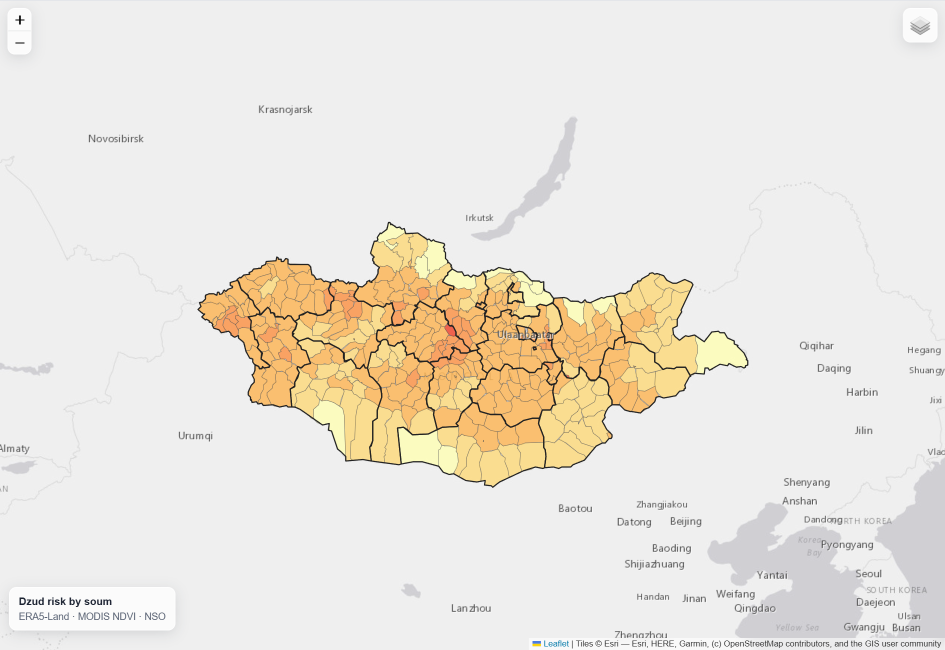
#> input picture docs/pitch/img/outlook.png, 1890 x 1300 px (shown at 1/2 size); its folder holds 6 pictures in this run
$ python build.py
#> lines starting #> are read from the running program, lines starting #| are printed output that depends on the picture
"""Hazard Watch pitch deck by team Spy Kids (ZudRisk and Mongolia Hazard Watch): 7 slides, 16:9, built from one spec into a PowerPoint file and an HTML twin.

The .pptx carries Morph transitions with a Fade fallback (older PowerPoint, Google Slides and LibreOffice show the fade).
The HTML twin draws the same boxes at the same positions so the deck can be checked, and printed to PDF, on a machine
without PowerPoint. Run:  uv run --system-certs --no-project --with python-pptx --with pillow python docs/pitch/build.py
Screenshots come from docs/pitch/shots.mjs (the live site, in English)."""
import copy
import html
import json
from pathlib import Path

from lxml import etree
from PIL import Image
from pptx import Presentation
from pptx.chart.data import CategoryChartData
from pptx.dml.color import RGBColor
from pptx.enum.chart import XL_CHART_TYPE
from pptx.enum.shapes import MSO_SHAPE
from pptx.enum.text import MSO_ANCHOR, PP_ALIGN
from pptx.util import Emu, Inches, Pt

HERE = Path(__file__).parent
IMG = HERE / "img"
ROOT = HERE.parent.parent
W, H = 13.333, 7.5

INK, WHITE, MUTED, LIGHT = "1D2433", "FFFFFF", "5B6475", "F3F5F8"
ACCENT, RED, ORANGE, SOFT = "2F6FD6", "BD0026", "FD8D3C", "C9D3E6"
FONT = "Calibri"


def crop(src, dst, box):
#> called with src = 'outlook.png', dst = 'c_outlook.png', box = (340, 400, 1540, 985)
    Image.open(IMG / src).crop(box).save(IMG / dst)
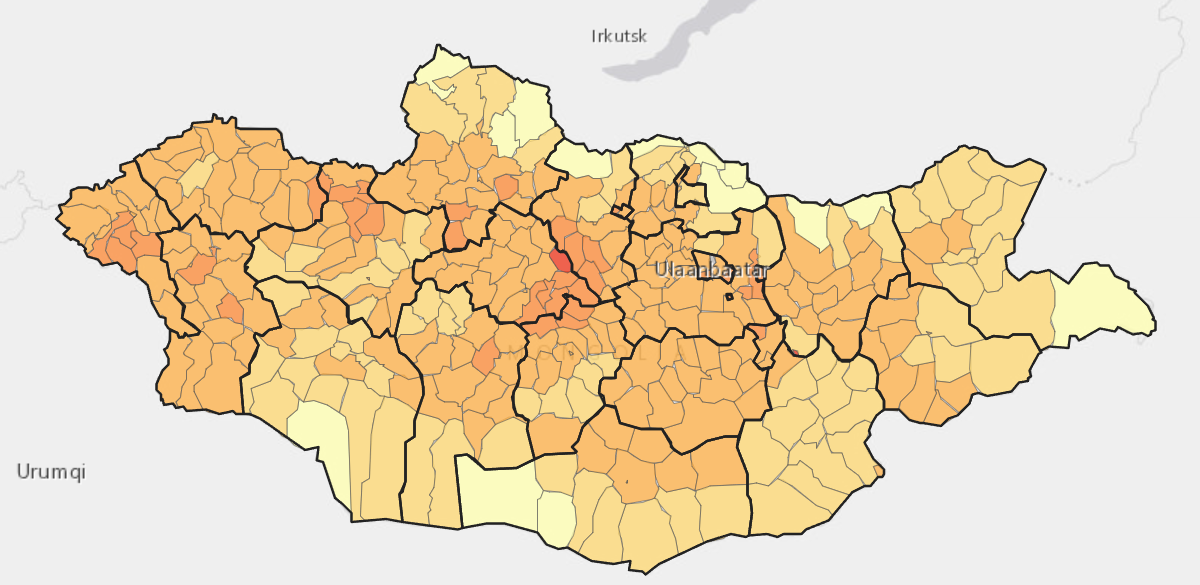
#> saved as c_outlook.png: PIL image 1200x585 RGB; mean R, G, B 233.7, 216.1, 185.6
    return IMG / dst


# map crops around Mongolia (the screenshots are 1890 x 1300 px)
MAPS = {
    "outlook": crop("outlook.png", "c_outlook.png", (340, 400, 1540, 985)),
    "dzud": crop("dzud2010.png", "c_dzud.png", (340, 400, 1540, 985)),
    "green": crop("greenness.png", "c_green.png", (340, 400, 1540, 985)),
    "popup": crop("popup2010.png", "c_popup.png", (470, 120, 1300, 1000)),
    "hz": crop("hz_combined.png", "c_hz.png", (380, 250, 2320, 1220)),
    "hzflood": crop("hz_flood.png", "c_hzflood.png", (0, 100, 1150, 1350)),
}
#> call 2 of crop, with src = 'dzud2010.png', dst = 'c_dzud.png', box = (340, 400, 1540, 985)
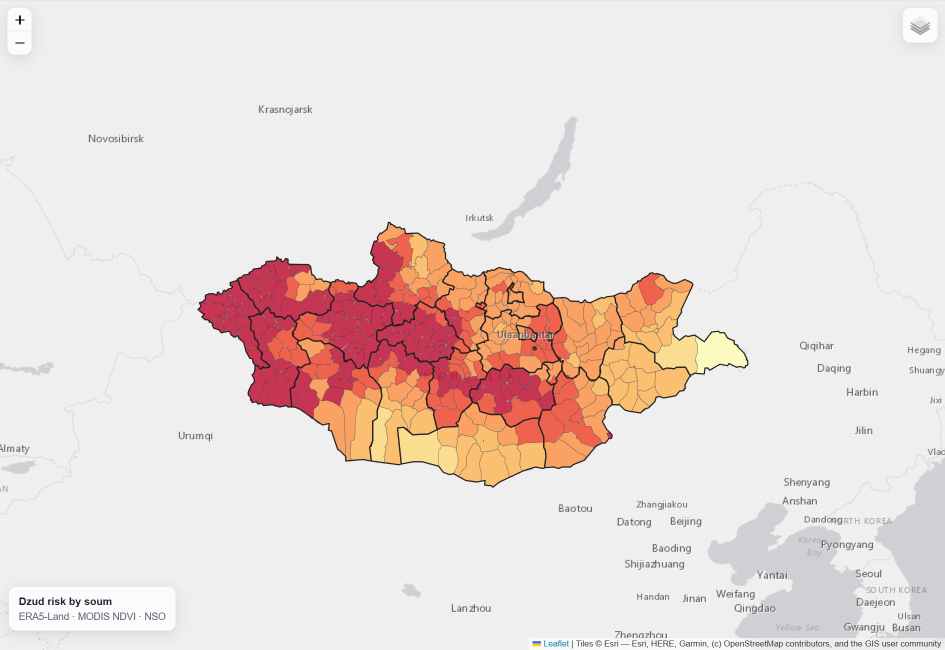
#> input picture docs/pitch/img/dzud2010.png, 1890 x 1300 px (shown at 1/2 size)
#> in crop (call 2), `Image.open(IMG / src).crop(box).save(IMG / dst)`:
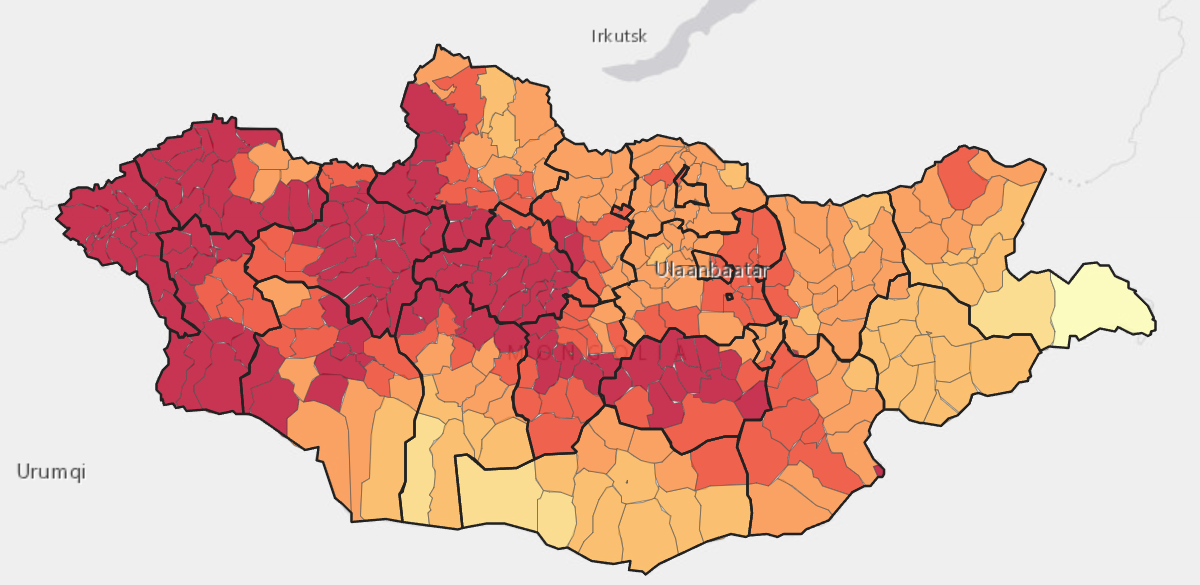
#> saved as c_dzud.png: PIL image 1200x585 RGB; mean R, G, B 226.9, 184.7, 171.9
#> (the run stopped early here; a loop or call above may not have finished)
